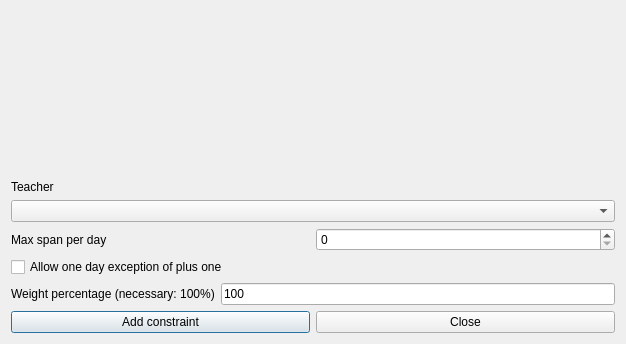
<?xml version="1.0" encoding="UTF-8"?>
<ui version="4.0">
 <class>AddConstraintTeacherMaxSpanPerDayForm_template</class>
 <widget class="QDialog" name="AddConstraintTeacherMaxSpanPerDayForm_template">
  <property name="geometry">
   <rect>
    <x>0</x>
    <y>0</y>
    <width>626</width>
    <height>344</height>
   </rect>
  </property>
  <property name="windowTitle">
   <string extracomment="This is the title of the dialog to add a new constraint of this type">Add teacher max span per day</string>
  </property>
  <layout class="QGridLayout" name="gridLayout">
   <item row="0" column="0">
    <spacer name="spacer1">
     <property name="orientation">
      <enum>Qt::Vertical</enum>
     </property>
     <property name="sizeType">
      <enum>QSizePolicy::Expanding</enum>
     </property>
     <property name="sizeHint" stdset="0">
      <size>
       <width>20</width>
       <height>16</height>
      </size>
     </property>
    </spacer>
   </item>
   <item row="1" column="0">
    <layout class="QVBoxLayout" name="verticalLayout">
     <item>
      <widget class="QLabel" name="teacherTextLabel">
       <property name="frameShape">
        <enum>QFrame::NoFrame</enum>
       </property>
       <property name="frameShadow">
        <enum>QFrame::Plain</enum>
       </property>
       <property name="text">
        <string>Teacher</string>
       </property>
       <property name="wordWrap">
        <bool>false</bool>
       </property>
      </widget>
     </item>
     <item>
      <widget class="QComboBox" name="teachersComboBox">
       <property name="editable">
        <bool>false</bool>
       </property>
       <property name="insertPolicy">
        <enum>QComboBox::NoInsert</enum>
       </property>
       <property name="duplicatesEnabled">
        <bool>false</bool>
       </property>
      </widget>
     </item>
    </layout>
   </item>
   <item row="2" column="0">
    <layout class="QHBoxLayout" name="horizontalLayout">
     <item>
      <widget class="QLabel" name="textLabel1">
       <property name="text">
        <string>Max span per day</string>
       </property>
       <property name="wordWrap">
        <bool>false</bool>
       </property>
      </widget>
     </item>
     <item>
      <widget class="QSpinBox" name="maxSpanSpinBox"/>
     </item>
    </layout>
   </item>
   <item row="3" column="0">
    <widget class="QCheckBox" name="exceptionCheckBox">
     <property name="text">
      <string comment="It is for max span per day, means that in one day the teacher is allowed to have max span + 1">Allow one day exception of plus one</string>
     </property>
    </widget>
   </item>
   <item row="4" column="0">
    <layout class="QHBoxLayout" name="horizontalLayout_2">
     <item>
      <widget class="QLabel" name="weightTextLabel">
       <property name="frameShape">
        <enum>QFrame::NoFrame</enum>
       </property>
       <property name="frameShadow">
        <enum>QFrame::Plain</enum>
       </property>
       <property name="text">
        <string>Weight percentage (necessary: 100%)</string>
       </property>
       <property name="wordWrap">
        <bool>false</bool>
       </property>
      </widget>
     </item>
     <item>
      <widget class="QLineEdit" name="weightLineEdit">
       <property name="text">
        <string notr="true">100</string>
       </property>
      </widget>
     </item>
    </layout>
   </item>
   <item row="5" column="0">
    <layout class="QHBoxLayout">
     <item>
      <widget class="QPushButton" name="addConstraintPushButton">
       <property name="text">
        <string>Add constraint</string>
       </property>
      </widget>
     </item>
     <item>
      <widget class="QPushButton" name="closePushButton">
       <property name="text">
        <string>Close</string>
       </property>
      </widget>
     </item>
    </layout>
   </item>
  </layout>
 </widget>
 <layoutdefault spacing="6" margin="11"/>
 <resources/>
 <connections/>
</ui>
